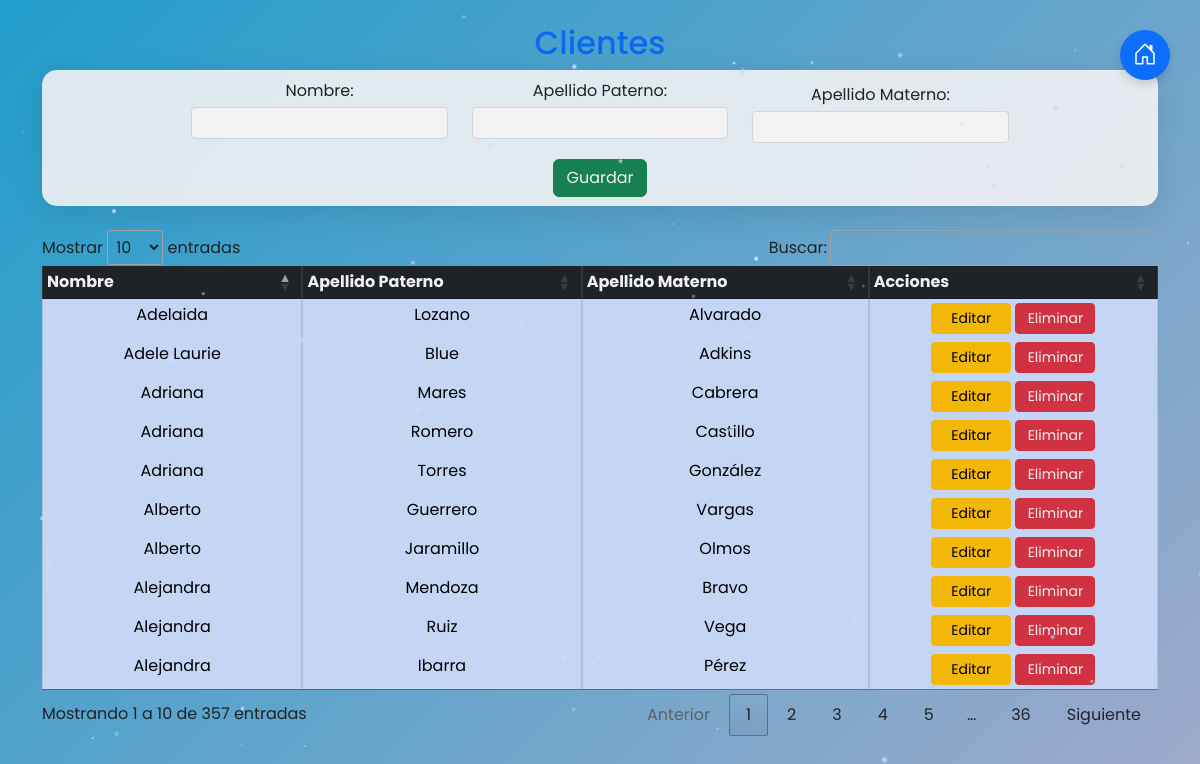
Page /crud_clientes.php (signed in) on the committed database.
### tables this page shows
CREATE TABLE `clientes` (
  `id_cliente` int(11) NOT NULL,
  `nombre` varchar(100) NOT NULL,
  `apepat` varchar(100) NOT NULL,
  `apemat` varchar(100) NOT NULL
);

### crud_clientes.php (the view, shortened to what this page needs)
<?php
include 'funciones/db.php';
if (isset($_GET["buscar"])) {
$search = $conn->real_escape_string($_GET["buscar"]);
$sql = "SELECT * FROM clientes WHERE
nombre LIKE '%$search%'
OR apepat LIKE '%$search%'
OR apemat LIKE '%$search%'";
} else {
$sql = "SELECT * FROM clientes";
}
$result = $conn->query($sql);
$cliente = ["id_cliente" => "", "nombre" => "", "apepat" => "", "apemat" => ""];
?>
<!DOCTYPE html>
<html lang="es">
<head>
<link href="https://cdn.jsdelivr.net/npm/bootstrap@5.3.0/dist/css/bootstrap.min.css"
rel="stylesheet">
<link rel="stylesheet"
href="https://cdn.datatables.net/1.11.3/css/jquery.dataTables.min.css">
<link rel="stylesheet" href="https://cdn.jsdelivr.net/npm/bootstrap-
icons@1.11.3/font/bootstrap-icons.min.css">
</head>
<body class="container mt-4">
<h2 class="text-center text-primary font-weight-bold">Clientes</h2>
<div class="card p-2 mb-4">
<form method="post" class="text-center" onsubmit="return validarFormulario()">
<div class="mb-1 row justify-content-center">
<div class="col-md-3">
<label class="form-label">Nombre:</label>
<input type="text" class="form-control form-control-sm" name="nombre"
value="<?= htmlspecialchars($cliente['nombre']) ?>" required>
</div>
<div class="col-md-3">
<label class="form-label">Apellido Paterno:</label>
<input type="text" class="form-control form-control-sm" name="apepat"
value="<?= htmlspecialchars($cliente['apepat']) ?>" required>
</div>
<div class="col-md-3 mt-1">
<label class="form-label">Apellido Materno:</label>
<input type="text" class="form-control form-control-sm" name="apemat"
value="<?= htmlspecialchars($cliente['apemat']) ?>" required>
</div>
</div>
<div class="d-flex justify-content-center gap-2 mt-3">
<button type="submit" class="btn btn-success" name="<?= $cliente['id_cliente']
? 'actualizar' : 'guardar' ?>">
<?= $cliente['id_cliente'] ? 'Actualizar' : 'Guardar' ?>
</button>
</div>
</form>
</div>
<table class="table table-bordered text-center compact table-primary" id="tabla_datos">
<thead class="table-dark">
<tr>
<th>Nombre</th>
<th>Apellido Paterno</th>
<th>Apellido Materno</th>
<th>Acciones</th>
</tr>
</thead>
<tbody>
<?php while ($row = $result->fetch_assoc()): ?>
<tr>
<td><?= htmlspecialchars($row["nombre"]) ?></td>
<td><?= htmlspecialchars($row["apepat"]) ?></td>
<td><?= htmlspecialchars($row["apemat"]) ?></td>
<td>
<a href="#" onclick="confirmarEdicion(<?= $row['id_cliente'] ?>); return
false;" class="btn btn-warning btn-sm">Editar</a>
<a href="#" onclick="confirmarEliminacion(<?= $row['id_cliente'] ?>); return
false;" class="btn btn-danger btn-sm">Eliminar</a>
</td>
</tr>
<?php endwhile; ?>
</tbody>
</table>
<a href="#" onclick="confirmarRegreso(); return false;"
class="floating-btn btn btn-primary btn-lg rounded-circle">
<i class="bi bi-house-door fs-4"></i>
</a>
</body>
</html>

### crud_clientes.php (style rules this page uses)
body { background-color: #D8B9D6; }
.floating-btn { position: fixed; top: 30px; right: 30px; box-shadow: 0 4px 8px rgba(0, 0, 0, 0.15); transition: all 0.3s ease; width: 50px; height: 50px; display: flex; align-items: center; justify-content: center; z-index: 1000; }
.card { padding: 0.2rem; }
.form-label { margin-bottom: 0.2rem; }
.form-control { padding: 0.3rem; }
.mb-1 { margin-bottom: 0.2rem !important; }
body { font-family: 'Poppins', sans-serif; }
body { background: linear-gradient(-45deg, #6d38a0, #ff7eb3, #D8B9D6, #23a6d5); background-size: 400% 400%; animation: gradientBG 15s ease infinite; min-height: 100vh; }
.card { background: rgba(255, 255, 255, 0.9); backdrop-filter: blur(12px); border-radius: 15px; border: 1px solid rgba(255, 255, 255, 0.2); box-shadow: 0 8px 32px rgba(0, 0, 0, 0.1); }
.btn-warning, .btn-danger { transition: all 0.3s ease; min-width: 80px; }

### rows in the picture
clientes: nombre "Adele Laurie", apepat "Blue", apemat "Adkins"
clientes: nombre "Adelaida", apepat "Lozano", apemat "Alvarado"
clientes: nombre "Adriana", apepat "Mares", apemat "Cabrera"
clientes: nombre "Alberto", apepat "Guerrero", apemat "Vargas"
clientes: nombre "Alejandra", apepat "Mendoza", apemat "Bravo"
clientes: nombre "Alejandra", apepat "Ruiz", apemat "Vega"
clientes: nombre "Adriana", apepat "Romero", apemat "Castillo"
clientes: nombre "Alejandra", apepat "Ibarra", apemat "Pérez"
clientes: nombre "Adriana", apepat "Torres", apemat "González"
clientes: nombre "Alberto", apepat "Jaramillo", apemat "Olmos"
